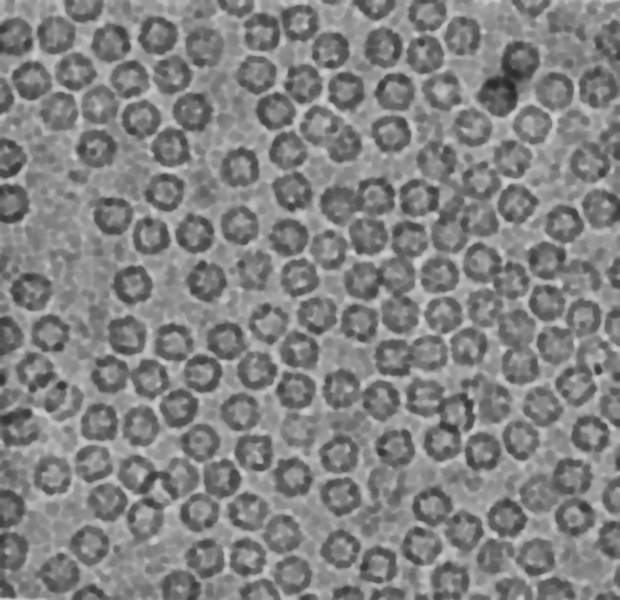
#> input picture Report and Presentations/Processed Images/Apoferritin/Apoferritin_001.png, 1240 x 1200 px, found by its file name (shown at 1/2 size)
$ jupyter execute Stepbysteppreprocessingreport.ipynb
#> lines starting #> are read from the running program, lines starting #| are printed output that depends on the picture
#> further down, image is the input picture: shape (1200, 1240, 3); min 39, max 209, mean 131.1
PreProcessing step by step figure for report

[cell 1]
import pandas as pd
import numpy as np
import tensorflow as tf
import os
import cv2
import shutil
from PIL import Image
from skimage import exposure, restoration, color
from skimage.morphology import disk, closing
from skimage.filters import gaussian
from scipy.signal import convolve2d
import matplotlib.pyplot as plt
import glob

[cell 2]
def preprocess_image(image_data):
    # preprocessing
    # image normalization: pixel values are in the range [0,1]
    normalized_data = image_data/np.max(image_data)
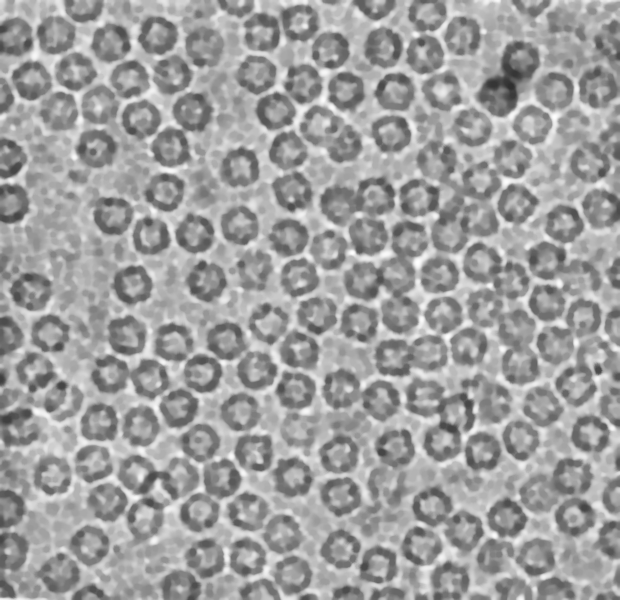
#> normalized_data: shape (1200, 1240, 3) float64 (shown at 1/2 size); min 0.187, max 1, mean 0.627
    plt.figure(figsize=(10,4))
    plt.subplot(1, 2, 1)
    plt.imshow(normalized_data, cmap='gray')
    plt.title('Normalized Image')
    plt.subplot(1, 2, 2)
    plt.hist(normalized_data.ravel(), bins=256, color='gray', alpha=0.7)
    plt.title('Histogram of Normalized Image')
    plt.tight_layout()
    plt.show()
#> figure, not shown here; panel 2: tallest bar 63726 high, from x = 0.701 to 0.705

    # convert image to greyscale
    gray_image_data = color.rgb2gray(normalized_data)
    plt.figure(figsize=(10,4))
    plt.subplot(1, 2, 1)
    plt.imshow(gray_image_data, cmap='gray')
    plt.title('Grayscale Image')
    plt.subplot(1, 2, 2)
    plt.hist(gray_image_data.ravel(), bins=256, color='gray', alpha=0.7)
    plt.title('Histogram of Grayscale Image')
    plt.tight_layout()
    plt.show()
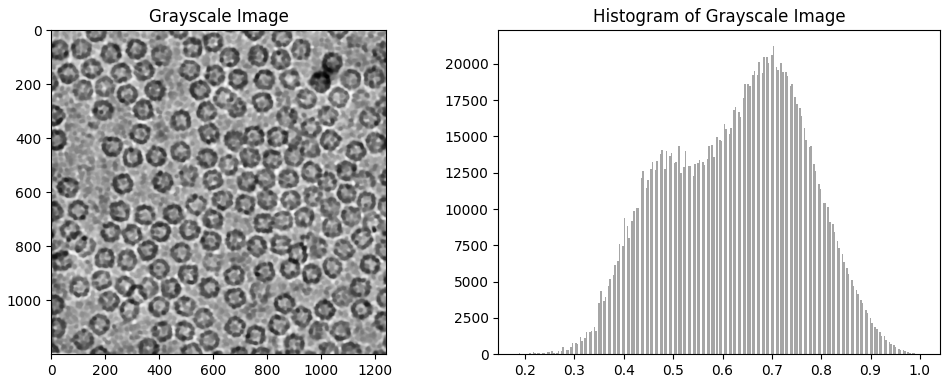
#> figure drawn by matplotlib, 2 panels; panel 2: tallest bar 21242 high, from x = 0.701 to 0.705

    # image adjustment (stretch and adjust)
    # stretch the contrast of the image to represent the 5th and 95th percentiles of the pixel intensity distribution
    p1, p2 = np.percentile(gray_image_data, (5,95))
#> p1 = 0.397; p2 = 0.837
    stretched_data = exposure.rescale_intensity(gray_image_data, in_range=(p1, p2))
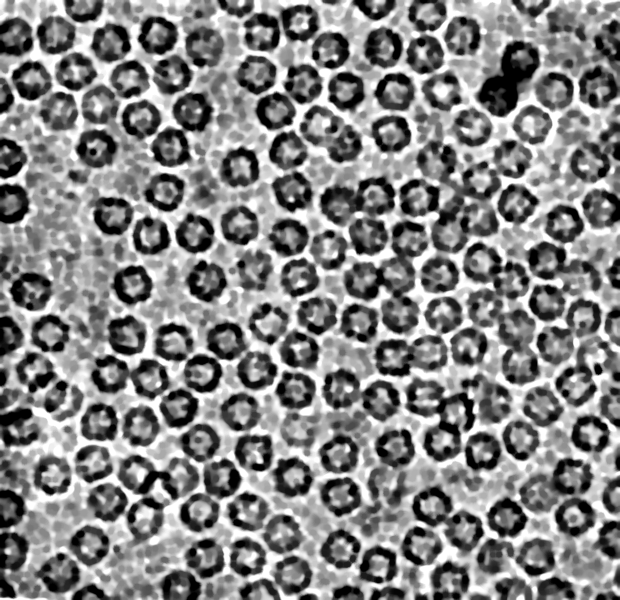
#> stretched_data: shape (1200, 1240) float64 (shown at 1/2 size); min 0, max 1, mean 0.522
    plt.figure(figsize=(10,4))
    plt.subplot(1, 2, 1)
    plt.imshow(stretched_data, cmap='gray')
    plt.title('Stretched Image')
    plt.subplot(1, 2, 2)
    plt.hist(stretched_data.ravel(), bins=256, color='gray', alpha=0.7)
    plt.title('Histogram of Stretched Image')
    plt.tight_layout()
    plt.show()
#> figure, not shown here; panel 2: tallest bar 81385 high, from x = 0.996 to 1

    # Adjust the contrast and brightness of the image
    adjusted_data = exposure.adjust_gamma(stretched_data, gamma=0.5)
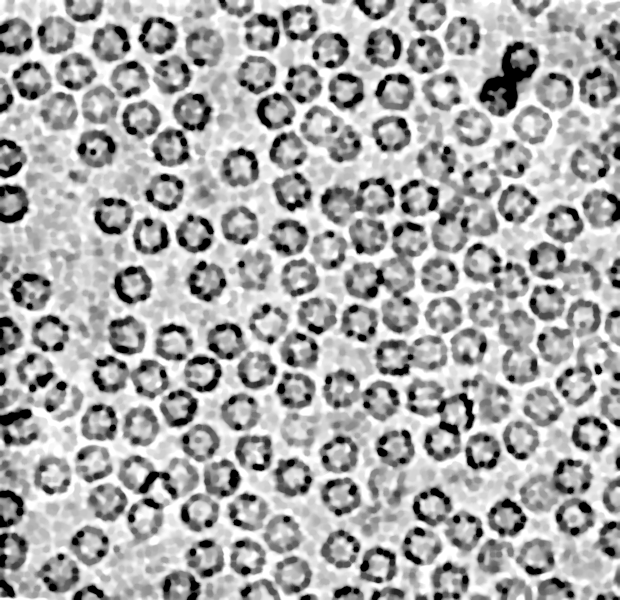
#> adjusted_data: shape (1200, 1240) float64 (shown at 1/2 size); min 0, max 1, mean 0.673
    plt.figure(figsize=(10,4))
    plt.subplot(1, 2, 1)
    plt.imshow(adjusted_data, cmap='gray')
    plt.title('Adjusted Image')
    plt.subplot(1, 2, 2)
    plt.hist(adjusted_data.ravel(), bins=256, color='gray', alpha=0.7)
    plt.title('Histogram of Adjusted Image')
    plt.tight_layout()
    plt.show()
#> figure, not shown here; panel 2: tallest bar 81385 high, from x = 0.996 to 1

    # image restoration (histogram equalization and weiner deconvolution)
    # histogram equalization
    histeq_data = exposure.equalize_hist(adjusted_data)
    plt.figure(figsize=(10,4))
    plt.subplot(1, 2, 1)
    plt.imshow(histeq_data, cmap='gray')
    plt.title('Histogram Equalized Image')
    plt.subplot(1, 2, 2)
    plt.hist(histeq_data.ravel(), bins=256, color='gray', alpha=0.7)
    plt.title('Histogram of Histogram Equalized Image')
    plt.tight_layout()
    plt.show()
#> figure, not shown here; panel 2: tallest bar 81385 high, from x = 0.996 to 1


    # weiner deconvolution
    # the psf used is a general approximation, a better estimate can be created for our data set (possible improvment, though probably small)
    psf = np.ones((3, 3)) / 9
    blurred_data = convolve2d(histeq_data, psf, mode='same', boundary='symm')
    plt.figure(figsize=(10,4))
    plt.subplot(1, 2, 1)
    plt.imshow(blurred_data, cmap='gray')
    plt.title('Blurred Image')
    plt.subplot(1, 2, 2)
    plt.hist(blurred_data.ravel(), bins=256, color='gray', alpha=0.7)
    plt.title('Histogram of Blurred Image')
    plt.tight_layout()
    plt.show()
#> figure, not shown here; panel 2: tallest bar 62117 high, from x = 0.051 to 0.0547


    wiener_deconvolved_data = restoration.wiener(blurred_data, psf, balance=0.1)
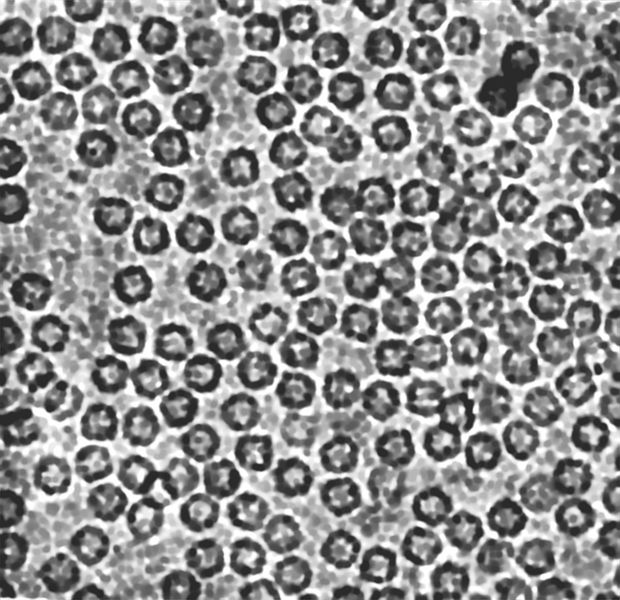
#> wiener_deconvolved_data: shape (1200, 1240) float64 (shown at 1/2 size); min -0.137, max 1, mean 0.506; drawn with min black and max white
    plt.figure(figsize=(10,4))
    plt.subplot(1, 2, 1)
    plt.imshow(wiener_deconvolved_data, cmap='gray')
    plt.title('Wiener Deconvolved Image')
    plt.subplot(1, 2, 2)
    plt.hist(wiener_deconvolved_data.ravel(), bins=256, color='gray', alpha=0.7)
    plt.title('Histogram of Wiener Deconvolved Image')
    plt.tight_layout()
    plt.show()
#> figure, not shown here; panel 2: tallest bar 58848 high, from x = 0.996 to 1

    # histogram equalization again
    histeq_data = exposure.equalize_hist(wiener_deconvolved_data)
    plt.figure(figsize=(10,4))
    plt.subplot(1, 2, 1)
    plt.imshow(histeq_data, cmap='gray')
    plt.title('Equalized Image (2nd time)')
    plt.subplot(1, 2, 2)
    plt.hist(histeq_data.ravel(), bins=256, color='gray', alpha=0.7)
    plt.title('Histogram Equalized Image (2nd time)')
    plt.tight_layout()
    plt.show()
#> figure, not shown here; panel 2: tallest bar 55645 high, from x = 0.996 to 1

    # adaptive histogram equalization
    adapeq_data = exposure.equalize_adapthist(histeq_data, clip_limit=0.02, kernel_size=None)
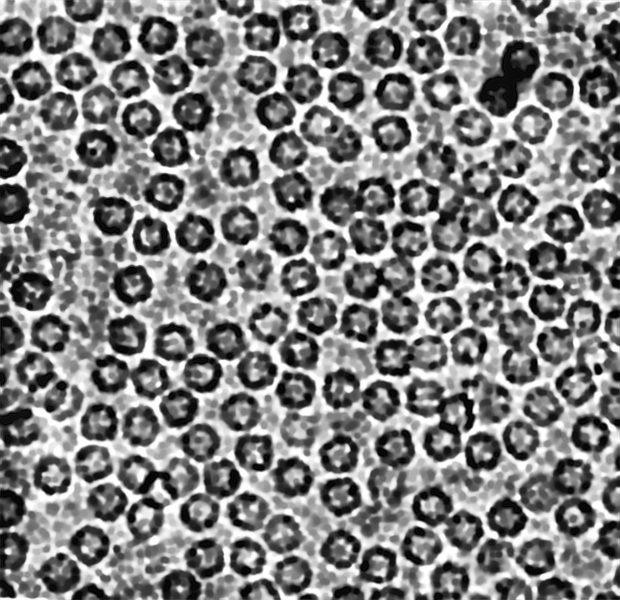
#> adapeq_data: shape (1200, 1240) float64 (shown at 1/2 size); min 0, max 1, mean 0.51
    plt.figure(figsize=(10,4))
    plt.subplot(1, 2, 1)
    plt.imshow(adapeq_data, cmap='gray')
    plt.title('Adaptive Histogram Equalized Image (1st time)')
    plt.subplot(1, 2, 2)
    plt.hist(adapeq_data.ravel(), bins=256, color='gray', alpha=0.7)
    plt.title('Histogram of Adaptive Histogram Equalized Image (1st time)')
    plt.tight_layout()
    plt.show()
#> figure, not shown here; panel 2: tallest bar 54319 high, from x = 0.996 to 1

    # adaptive histogram equalization again
    adapeq_data = exposure.equalize_adapthist(adapeq_data, clip_limit=0.99, kernel_size=None)
    plt.figure(figsize=(10,4))
    plt.subplot(1, 2, 1)
    plt.imshow(adapeq_data, cmap='gray')
    plt.title('Adaptive Histogram Equalized Image (2nd time)')
    plt.subplot(1, 2, 2)
    plt.hist(adapeq_data.ravel(), bins=256, color='gray', alpha=0.7)
    plt.title('Histogram of Adaptive Histogram Equalized Image (2nd time)')
    plt.tight_layout()
    plt.show()
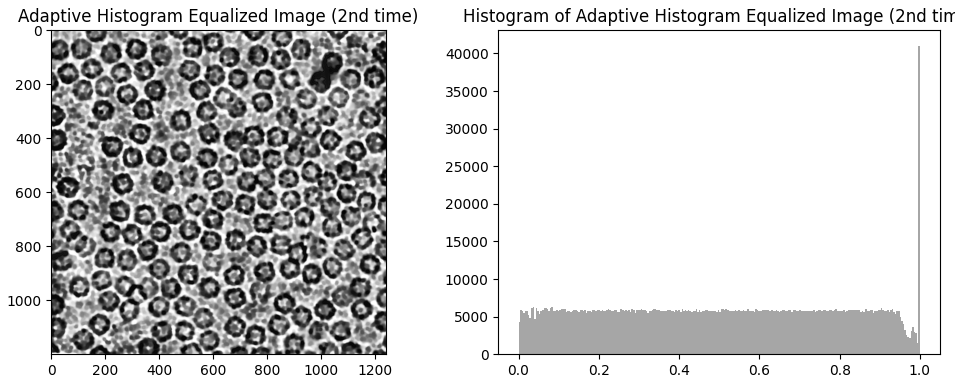
#> figure drawn by matplotlib, 2 panels; panel 2: tallest bar 41016 high, from x = 0.996 to 1

    # Gaussian filtering 4 times
    filtered_image_data = adapeq_data.copy()
    for j in range(4):
        filtered_image_data = gaussian(filtered_image_data, sigma=1)
        filtered_image_data = restoration.denoise_tv_chambolle(filtered_image_data, weight=0.1)
        plt.figure(figsize=(10,4))
        plt.subplot(1, 2, 1)
        plt.imshow(filtered_image_data, cmap='gray')
        plt.title('Gaussian Filtered Image: Round ' +str(j+1))
        plt.subplot(1, 2, 2)
        plt.hist(filtered_image_data.ravel(), bins=256, color='gray', alpha=0.7)
        plt.title('Histogram of Gaussian Filtered Image: Round ' +str(j+1))
        plt.tight_layout()
        plt.show()
#> this loop made 4 passes
#> pass 1, in preprocess_image, `plt.show()`:
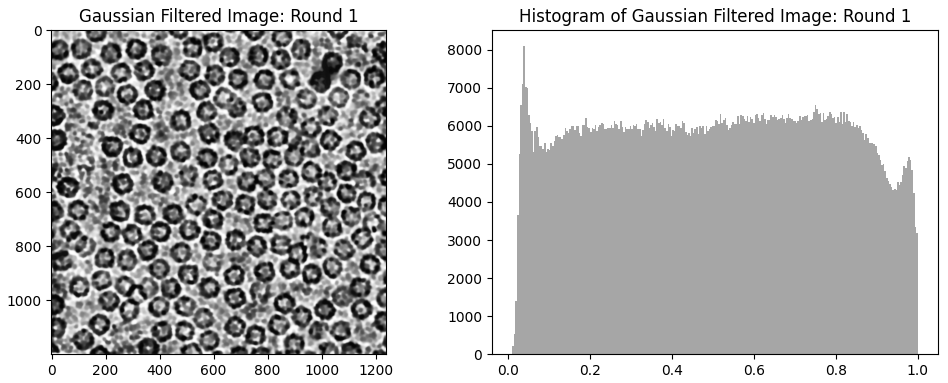
#> figure drawn by matplotlib, 2 panels; panel 2: tallest bar 8101 high, from x = 0.0367 to 0.0406

    # morphological closing operation
    selem = disk(5)
    closed_image_data = closing(filtered_image_data, selem)
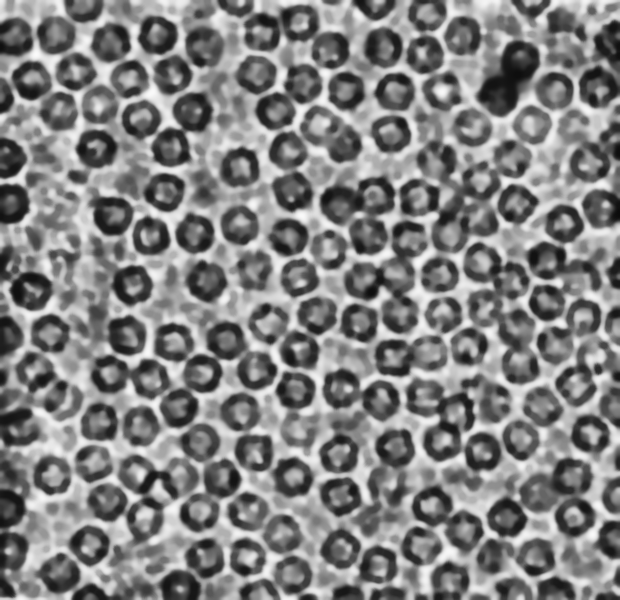
#> closed_image_data: shape (1200, 1240) float64 (shown at 1/2 size); min 0.0473, max 0.983, mean 0.51
    plt.figure(figsize=(10,4))
    plt.subplot(1, 2, 1)
    plt.imshow(closed_image_data, cmap='gray')
    plt.title('Morphologically Closed Image')
    plt.subplot(1, 2, 2)
    plt.hist(closed_image_data.ravel(), bins=256, color='gray', alpha=0.7)
    plt.title('Histogram of Morphologically Closed Image')
    plt.tight_layout()
    plt.show()
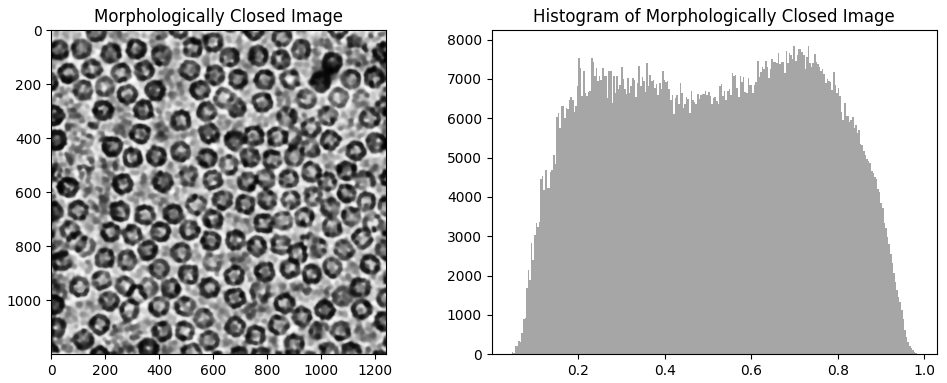
#> figure drawn by matplotlib, 2 panels; panel 2: tallest bar 7844 high, from x = 0.731 to 0.734


    return closed_image_data

[cell 3]
#drive path to directory containg datasets
path = "..\Data Sets\Raw Datasets\Apoferritin\Apoferritin_001.png"

[cell 4]
# Import image and convert to RGB values
image = cv2.imread(path)
image = cv2.cvtColor(image, cv2.COLOR_BGR2RGB)

# Ensure the image was loaded
if image is not None:
    # Display the original image and its histogram
    plt.figure(figsize=(10,4))
    plt.subplot(1, 2, 1)
    plt.imshow(image)
    plt.title('Original Image')
    plt.subplot(1, 2, 2)
    plt.hist(image.ravel(), bins=256, color='gray', alpha=0.7)
    plt.title('Histogram of Original Image')
    plt.tight_layout()
    plt.show()

    # Now call the preprocess_image function
    preprocessed_image = preprocess_image(image)
else:
    print("Image could not be loaded.")

$ run again, with Report and Presentations/Processed Images/Apoferritin/Apoferritin_002.png copied over Report and Presentations/Processed Images/Apoferritin/Apoferritin_001.png
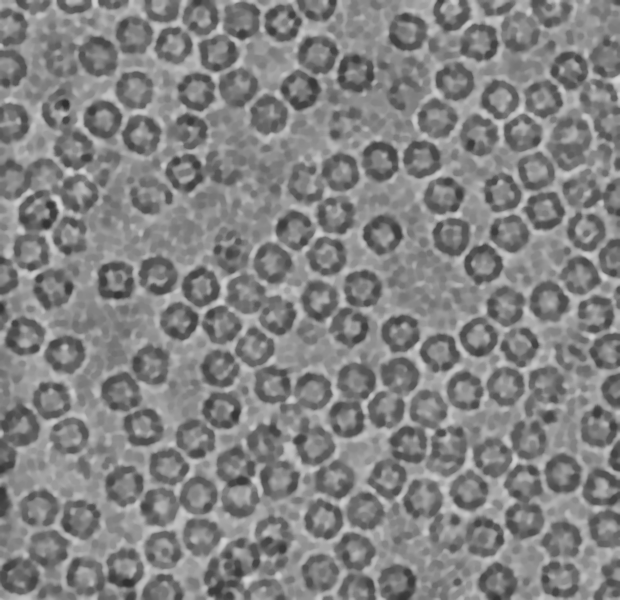
#> input picture Report and Presentations/Processed Images/Apoferritin/Apoferritin_002.png, 1240 x 1200 px, found by its file name (shown at 1/2 size)
#> image is the input picture: shape (1200, 1240, 3); min 48, max 214, mean 131.1
#> in preprocess_image, `plt.show()`:
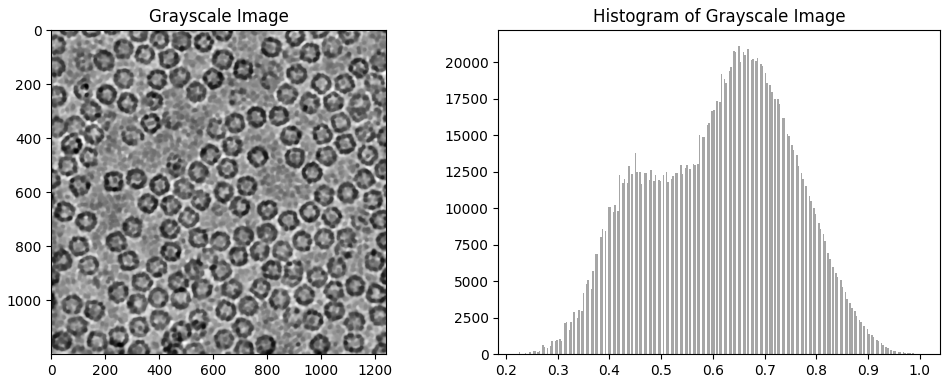
#> figure drawn by matplotlib, 2 panels; panel 2: tallest bar 21133 high, from x = 0.649 to 0.652
#> p1 = 0.388; p2 = 0.822
#> in preprocess_image, `plt.show()`:
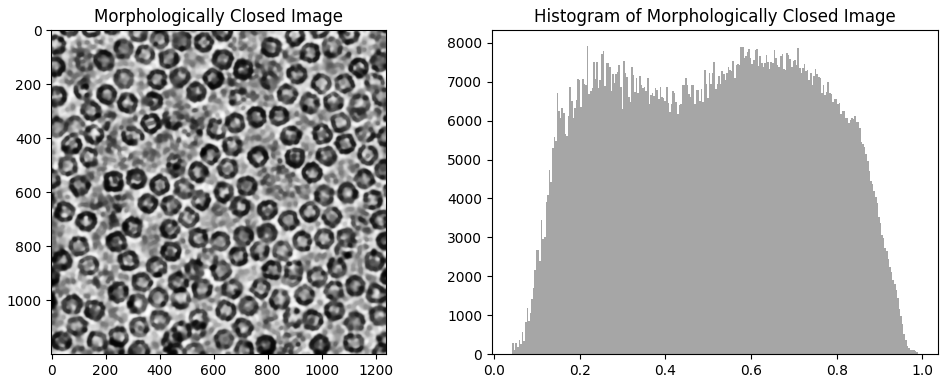
#> figure drawn by matplotlib, 2 panels; panel 2: tallest bar 7920 high, from x = 0.216 to 0.22

$ run again, with Report and Presentations/Processed Images/Apoferritin/Apoferritin_003.png copied over Report and Presentations/Processed Images/Apoferritin/Apoferritin_001.png
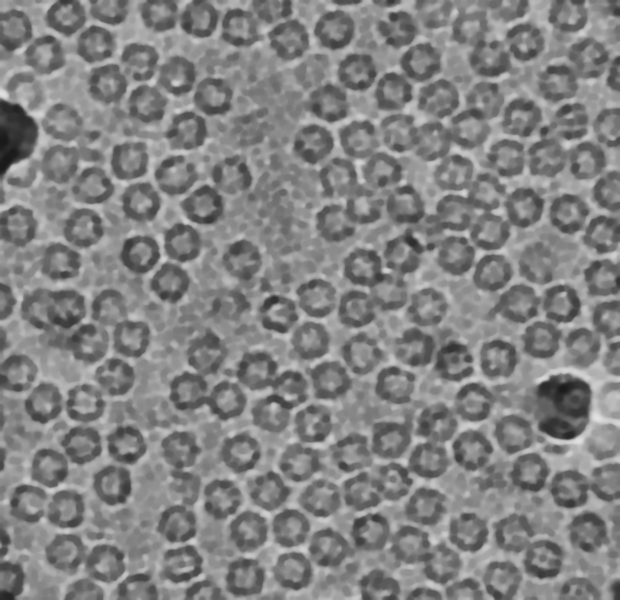
#> input picture Report and Presentations/Processed Images/Apoferritin/Apoferritin_003.png, 1240 x 1200 px, found by its file name (shown at 1/2 size)
#> image is the input picture: shape (1200, 1240, 3); min 25, max 226, mean 130.8
#> p1 = 0.358; p2 = 0.783
#> in preprocess_image, `plt.show()`:
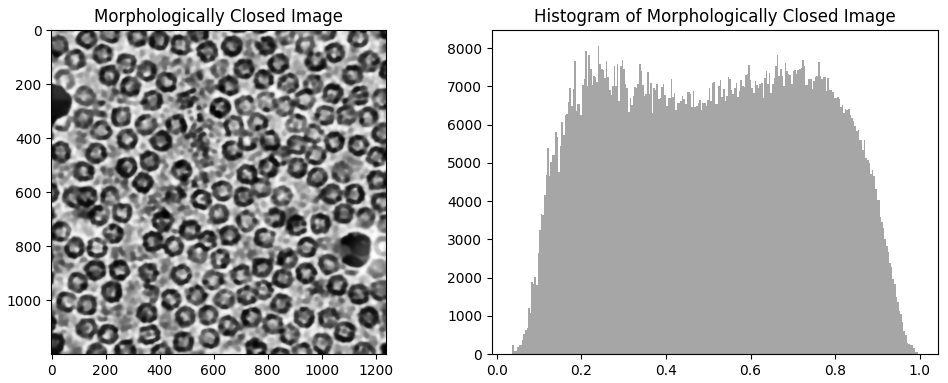
#> figure drawn by matplotlib, 2 panels; panel 2: tallest bar 8059 high, from x = 0.239 to 0.243
